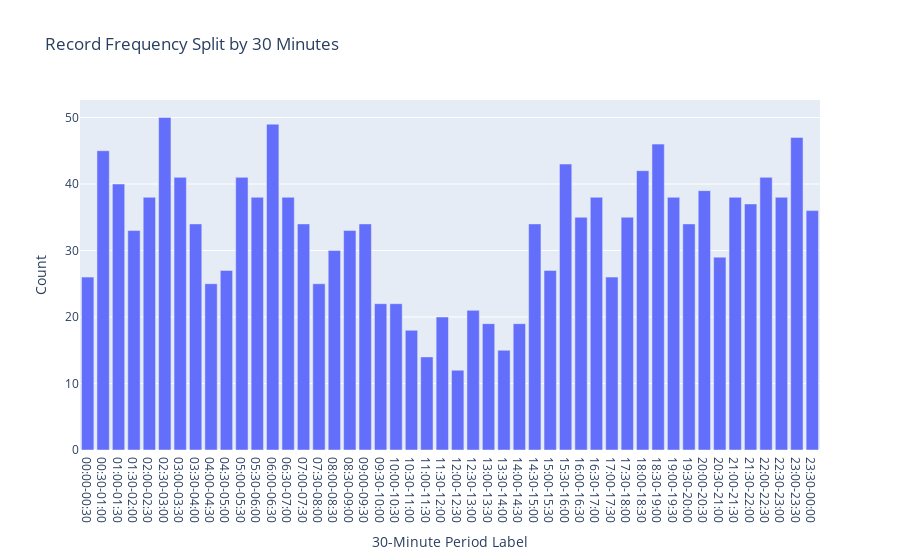

The notebook cell this image was saved under:
### Code cell
# The CLI gives the user a choice for how many minutes they want to break down the temporal data.
TIME__PERIOD__LENGTH = 30
# TODO: add capacity for unique users

def create_time_period_label_dict(TIME__PERIOD__LENGTH):
    """
    A helper function to generate a dictionary assigned time period index to time period labels
    """
    # extract the hour of the day and minute of the hour for the starting time of each period
    start_time_array = np.array([str(i//60).zfill(2) + ":" + str(int(np.round(((i/60)%1)*60))).zfill(2) for i in np.arange(0, 1440, TIME__PERIOD__LENGTH)])
    
    time_period_dict = {}
    for i in range(len(start_time_array)):
        if i == len(start_time_array) - 1:
            time_period_dict[i] = start_time_array[i] + "-" + "00:00"
        else:
            time_period_dict[i] = start_time_array[i] + "-" + start_time_array[i+1]
    return time_period_dict

def analyze_time_of_day(df, TIME__PERIOD__LENGTH=60):
    """
    Based on the provided Polars dataframe and a specified number of minutes to divide a day up into, group the data 
    into TIME__PERIOD__LENGTH-long periods. After that, convert it into a Pandas dataframe and display a bar graph using
    Plotly Express detailing the record frequency over time. 

    Parameters:
    - df: a Polars dataframe containing a column with the datetime datatype.
    - datetime_col_name: a chosen column name (str) resembling the datetime data

    Returns:
    - df: a Polars dataframe with additional columns extracted from datetime_col_name of df

    """
    if (1440/TIME__PERIOD__LENGTH % 1) != 0:
        print(f"Warning: The number of minutes you provided ({TIME__PERIOD__LENGTH}) do not divide evenly so the created time periods will not be equal.\
        \nWe recommend numbers that are factors of 1440 such as 10, 15, 30, 45, 60, 120, etc.")
        # TODO: Add a CLI of 'Would you like to proceed?'

    # Group the dataframe based on TIME__PERIOD__LENGTH parameter
    grouped_df = df.with_columns(
                    (pl.col("minute_of_day") // TIME__PERIOD__LENGTH).alias("minute_split_group")
                ).group_by("minute_split_group").agg([
                    pl.col("minute_of_day").count().alias("count")
                ]).sort("minute_split_group")

    # Relabel minute_split_group values to time periods.
    time_period_label_dict = create_time_period_label_dict(TIME__PERIOD__LENGTH)
    grouped_df = grouped_df.with_columns(
                    grouped_df['minute_split_group'].replace_strict(time_period_label_dict).alias("minute_split_group")
                )

    # Create the Plotly bar graph
    fig = px.bar(grouped_df.to_pandas(), 
                x='minute_split_group', 
                y='count', 
                orientation='v',
                title=f'Record Frequency Split by {TIME__PERIOD__LENGTH} Minutes', 
                labels={'minute_split_group': f'{TIME__PERIOD__LENGTH}-Minute Period Label', 'count': 'Count'},
            )

    # Show the plot
    fig.show() # TODO: Allow for graph export and/or upload to HTML

    return grouped_df

grouped_tod_df = analyze_time_of_day(df, TIME__PERIOD__LENGTH)
grouped_tod_df.head()

### Figure 1 — Plotly figure (JSON) as saved in the notebook; plotly's stock layout.template omitted (floating-point values rounded to 4 significant figures)
{"data": [{"alignmentgroup": "True", "hovertemplate": "30-Minute Period Label=%{x}<br>Count=%{y}<extra></extra>", "legendgroup": "", "marker": {"color": "#636efa", "pattern": {"shape": ""}}, "name": "", "offsetgroup": "", "orientation": "v", "showlegend": false, "textposition": "auto", "type": "bar", "x": ["00:00-00:30", "00:30-01:00", "01:00-01:30", "01:30-02:00", "02:00-02:30", "02:30-03:00", "03:00-03:30", "03:30-04:00", "04:00-04:30", "04:30-05:00", "05:00-05:30", "05:30-06:00", "06:00-06:30", "06:30-07:00", "07:00-07:30", "07:30-08:00", "08:00-08:30", "08:30-09:00", "09:00-09:30", "09:30-10:00", "10:00-10:30", "10:30-11:00", "11:00-11:30", "11:30-12:00", "12:00-12:30", "12:30-13:00", "13:00-13:30", "13:30-14:00", "14:00-14:30", "14:30-15:00", "15:00-15:30", "15:30-16:00", "16:00-16:30", "16:30-17:00", "17:00-17:30", "17:30-18:00", "18:00-18:30", "18:30-19:00", "19:00-19:30", "19:30-20:00", "20:00-20:30", "20:30-21:00", "21:00-21:30", "21:30-22:00", "22:00-22:30", "22:30-23:00", "23:00-23:30", "23:30-00:00"], "xaxis": "x", "y": [26, 45, 40, 33, 38, 50, 41, 34, 25, 27, 41, 38, 49, 38, 34, 25, 30, 33, 34, 22, 22, 18, 14, 20, 12, 21, 19, 15, 19, 34, 27, 43, 35, 38, 26, 35, 42, 46, 38, 34, 39, 29, 38, 37, 41, 38, 47, 36], "yaxis": "y"}], "layout": {"barmode": "relative", "legend": {"tracegroupgap": 0}, "title": {"text": "Record Frequency Split by 30 Minutes"}, "xaxis": {"anchor": "y", "domain": [0, 1], "title": {"text": "30-Minute Period Label"}}, "yaxis": {"anchor": "x", "domain": [0, 1], "title": {"text": "Count"}}}}
